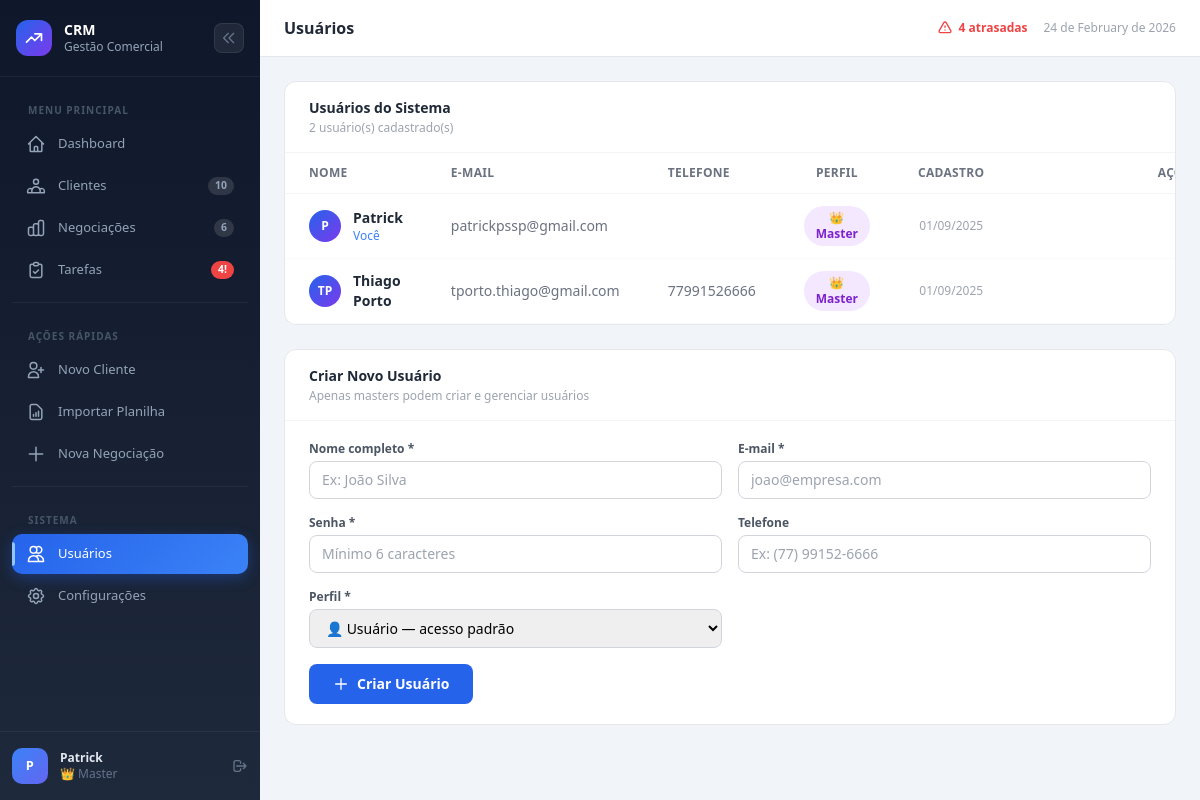
The page /usuarios.php (signed in) on the database its author committed.
### tables this page shows
CREATE TABLE `usuarios` (
  `id`          int(11)                      NOT NULL AUTO_INCREMENT,
  `nome`        varchar(120)                 NOT NULL,
  `email`       varchar(160)                 NOT NULL,
  `perfil`      enum('master','user')        NOT NULL DEFAULT 'user',
  `google_id`   varchar(120)                 DEFAULT NULL,
  `avatar_url`  varchar(500)                 DEFAULT NULL,
  `telefone`    varchar(30)                  DEFAULT NULL,
  `senha_hash`  varchar(255)                 DEFAULT NULL,
  `criado_em`   timestamp                    NOT NULL DEFAULT current_timestamp(),
  PRIMARY KEY (`id`),
  UNIQUE KEY `ux_email`     (`email`),
  UNIQUE KEY `ux_google_id` (`google_id`)
);

### config.php (called while the page is built, shortened)
<?php
function e(string $s): string {
    return htmlspecialchars($s, ENT_QUOTES, 'UTF-8');
}

### usuarios.php (the view, shortened to what this page needs)
<?php
require_once __DIR__ . '/_nav.php';
$meuId  = (int)($_SESSION['user_id'] ?? 0);
$usuarios = $pdo->query("SELECT id, nome, email, perfil, telefone, criado_em FROM usuarios ORDER BY nome")->fetchAll();
?>
<div class="bg-white rounded-xl border border-gray-200 overflow-hidden mb-6">
    <div class="px-6 py-4 border-b border-gray-100 flex items-center justify-between">
        <div>
            <h2 class="text-sm font-bold text-gray-800">Usuários do Sistema</h2>
            <p class="text-xs text-gray-400 mt-0.5"><?= count($usuarios) ?> usuário(s) cadastrado(s)</p>
        </div>
    </div>
    <table class="w-full text-sm">
        <thead>
            <tr class="text-xs font-semibold text-gray-500 uppercase tracking-wide border-b border-gray-100">
                <th class="px-6 py-3 text-left">Nome</th>
                <th class="px-6 py-3 text-left">E-mail</th>
                <th class="px-6 py-3 text-left">Telefone</th>
                <th class="px-6 py-3 text-center">Perfil</th>
                <th class="px-6 py-3 text-center">Cadastro</th>
                <th class="px-6 py-3 text-right">Ações</th>
            </tr>
        </thead>
        <tbody>
        <?php foreach ($usuarios as $usr):
            $isMe = ($usr['id'] === $meuId);
        ?>
        <tr class="border-b border-gray-50 hover:bg-gray-50 group">
            <td class="px-6 py-3">
                <div class="flex items-center gap-3">
                    <?php
                    $iniciais = implode('', array_map(fn($p) => strtoupper($p[0]),
                        array_slice(explode(' ', trim($usr['nome'])), 0, 2)));
                    ?>
                    <div class="w-8 h-8 rounded-full flex items-center justify-center text-xs font-bold text-white flex-shrink-0"
                         style="background:linear-gradient(135deg,<?= $usr['perfil']==='master' ? '#2563eb,#7c3aed' : '#0891b2,#0e7490' ?>)">
                        <?= e($iniciais) ?>
                    </div>
                    <div>
                        <p class="font-semibold text-gray-800"><?= e($usr['nome']) ?></p>
                        <?php if ($isMe): ?>
                        <p class="text-xs text-blue-500">Você</p>
                        <?php endif; ?>
                    </div>
                </div>
            </td>
            <td class="px-6 py-3 text-gray-500"><?= e($usr['email']) ?></td>
            <td class="px-6 py-3 text-gray-500"><?= e($usr['telefone'] ?? '—') ?></td>
            <td class="px-6 py-3 text-center">
                <?php if ($usr['perfil'] === 'master'): ?>
                <span class="inline-flex items-center gap-1 px-3 py-1 rounded-full text-xs font-semibold bg-purple-100 text-purple-700">
                    👑 Master
                </span>
                <?php else: ?>
                <span class="inline-flex items-center gap-1 px-3 py-1 rounded-full text-xs font-semibold bg-blue-100 text-blue-700">
                    👤 Usuário
                </span>
                <?php endif; ?>
            </td>
            <td class="px-6 py-3 text-center text-xs text-gray-400">
                <?= date('d/m/Y', strtotime($usr['criado_em'])) ?>
            </td>
            <td class="px-6 py-3 text-right">
            </td>
        </tr>
        <?php endforeach; ?>
        </tbody>
    </table>
</div>
<div class="bg-white rounded-xl border border-gray-200 overflow-hidden">
    <div class="px-6 py-4 border-b border-gray-100">
        <h2 class="text-sm font-bold text-gray-800">Criar Novo Usuário</h2>
        <p class="text-xs text-gray-400 mt-0.5">Apenas masters podem criar e gerenciar usuários</p>
    </div>
    <div class="px-6 py-5">
        <form method="POST" class="grid grid-cols-1 sm:grid-cols-2 gap-4">
            <div>
                <label class="block text-xs font-semibold text-gray-600 mb-1">Nome completo *</label>
                <input type="text" name="nome" required placeholder="Ex: João Silva"
                       class="w-full border border-gray-300 rounded-lg px-3 py-2 text-sm focus:outline-none focus:ring-2 focus:ring-blue-500">
            </div>
            <div>
                <label class="block text-xs font-semibold text-gray-600 mb-1">E-mail *</label>
                <input type="email" name="email" required placeholder="joao@empresa.com"
                       class="w-full border border-gray-300 rounded-lg px-3 py-2 text-sm focus:outline-none focus:ring-2 focus:ring-blue-500">
            </div>
            <div>
                <label class="block text-xs font-semibold text-gray-600 mb-1">Senha *</label>
                <input type="password" name="senha" required placeholder="Mínimo 6 caracteres"
                       class="w-full border border-gray-300 rounded-lg px-3 py-2 text-sm focus:outline-none focus:ring-2 focus:ring-blue-500">
            </div>
            <div>
                <label class="block text-xs font-semibold text-gray-600 mb-1">Telefone</label>
                <input type="text" name="telefone" placeholder="Ex: (77) 99152-6666"
                       class="w-full border border-gray-300 rounded-lg px-3 py-2 text-sm focus:outline-none focus:ring-2 focus:ring-blue-500">
            </div>
            <div>
                <label class="block text-xs font-semibold text-gray-600 mb-1">Perfil *</label>
                <select name="perfil"
                        class="w-full border border-gray-300 rounded-lg px-3 py-2 text-sm focus:outline-none focus:ring-2 focus:ring-blue-500">
                    <option value="user">👤 Usuário — acesso padrão</option>
                </select>
            </div>
            <div class="sm:col-span-2">
                <button type="submit"
                        class="bg-blue-600 hover:bg-blue-700 text-white text-sm font-semibold px-6 py-2.5 rounded-lg flex items-center gap-2">
                    <svg class="w-4 h-4" fill="none" stroke="currentColor" viewBox="0 0 24 24">
                        <path stroke-linecap="round" stroke-linejoin="round" stroke-width="2" d="M12 4v16m8-8H4"/>
                    </svg>
                    Criar Usuário
                </button>
            </div>
        </form>
    </div>
</div>
<?php require_once '_footer.php'; ?>

### _nav.php (style rules this page uses)
:root { --sidebar-w: 260px; }

### rows shown on the page
usuarios: nome "P", nome "Patrick", shows "Você", email "patrickpssp@gmail.com", perfil "👑 Master", criado_em "01/09/2025"
usuarios: nome "TP", nome "Thiago Porto", email "tporto.thiago@gmail.com", telefone "77991526666", perfil "👑 Master", criado_em "01/09/2025"

### other values the page prints
$item['label'] "Dashboard"
$item['label'] "Clientes"
$badge "10"
$item['label'] "Negociações"
$badge "6"
$item['label'] "Tarefas"
$tarefasAtrasadas "4"
$iniciais "P"
$user['nome'] "Patrick"
$pageTitle "Usuários"
count($usuarios) "2"
